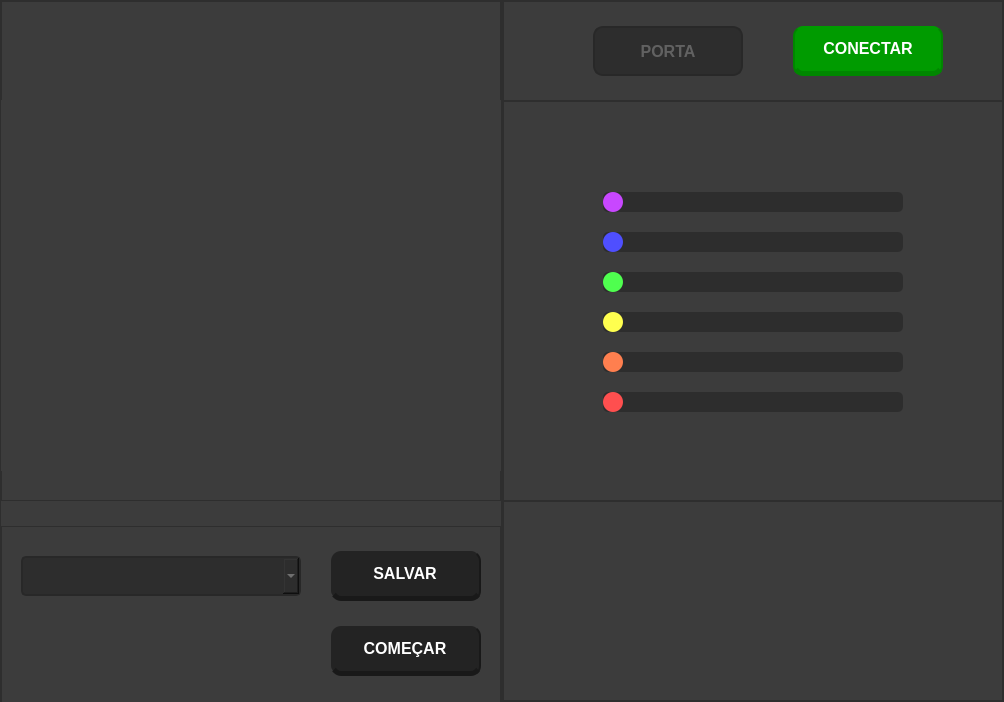
<?xml version="1.0" encoding="UTF-8"?>
<ui version="4.0">
 <class>MainWindow</class>
 <widget class="QMainWindow" name="MainWindow">
  <property name="geometry">
   <rect>
    <x>0</x>
    <y>0</y>
    <width>1004</width>
    <height>702</height>
   </rect>
  </property>
  <property name="windowTitle">
   <string>MainWindow</string>
  </property>
  <widget class="QWidget" name="centralwidget">
   <property name="maximumSize">
    <size>
     <width>16777215</width>
     <height>16777215</height>
    </size>
   </property>
   <layout class="QHBoxLayout" name="horizontalLayout">
    <property name="spacing">
     <number>0</number>
    </property>
    <property name="leftMargin">
     <number>0</number>
    </property>
    <property name="topMargin">
     <number>0</number>
    </property>
    <property name="rightMargin">
     <number>0</number>
    </property>
    <property name="bottomMargin">
     <number>0</number>
    </property>
    <item>
     <widget class="QFrame" name="frame_left">
      <property name="styleSheet">
       <string notr="true">background-color: rgb(60, 60, 60);</string>
      </property>
      <property name="frameShape">
       <enum>QFrame::StyledPanel</enum>
      </property>
      <property name="frameShadow">
       <enum>QFrame::Raised</enum>
      </property>
      <layout class="QVBoxLayout" name="verticalLayout_2">
       <property name="spacing">
        <number>0</number>
       </property>
       <property name="leftMargin">
        <number>0</number>
       </property>
       <property name="topMargin">
        <number>0</number>
       </property>
       <property name="rightMargin">
        <number>0</number>
       </property>
       <property name="bottomMargin">
        <number>0</number>
       </property>
       <item>
        <widget class="QFrame" name="plot_frame">
         <property name="minimumSize">
          <size>
           <width>500</width>
           <height>500</height>
          </size>
         </property>
         <property name="maximumSize">
          <size>
           <width>500</width>
           <height>16777215</height>
          </size>
         </property>
         <property name="styleSheet">
          <string notr="true">background-color: rgb(60, 60, 60);</string>
         </property>
         <property name="frameShape">
          <enum>QFrame::StyledPanel</enum>
         </property>
         <property name="frameShadow">
          <enum>QFrame::Raised</enum>
         </property>
         <widget class="MpWidget" name="MpWidget" native="true">
          <property name="geometry">
           <rect>
            <x>0</x>
            <y>99</y>
            <width>501</width>
            <height>371</height>
           </rect>
          </property>
         </widget>
        </widget>
       </item>
       <item>
        <widget class="QFrame" name="save_frame">
         <property name="minimumSize">
          <size>
           <width>0</width>
           <height>200</height>
          </size>
         </property>
         <property name="maximumSize">
          <size>
           <width>16777215</width>
           <height>150</height>
          </size>
         </property>
         <property name="styleSheet">
          <string notr="true">background-color: rgb(60, 60, 60);</string>
         </property>
         <property name="frameShape">
          <enum>QFrame::StyledPanel</enum>
         </property>
         <property name="frameShadow">
          <enum>QFrame::Raised</enum>
         </property>
         <widget class="QComboBox" name="pos_list">
          <property name="geometry">
           <rect>
            <x>20</x>
            <y>30</y>
            <width>280</width>
            <height>40</height>
           </rect>
          </property>
          <property name="styleSheet">
           <string notr="true">QComboBox {
	background-color: rgb(45, 45, 45);
	border: 2px solid rgb(40, 40, 40);
	border-radius: 5px;
	padding: 10px;
	color: rgb(150, 150, 150);
}
QComboBox:hover {
	background-color: rgb(54, 40, 40);
	border: 2px solid rgb(150, 0, 0);
	border-radius: 5px;
	padding: 10px;
	color: rgb(150, 150, 150);
}
</string>
          </property>
          <property name="insertPolicy">
           <enum>QComboBox::InsertAtBottom</enum>
          </property>
          <property name="placeholderText">
           <string/>
          </property>
         </widget>
         <widget class="QPushButton" name="save_bt">
          <property name="geometry">
           <rect>
            <x>330</x>
            <y>25</y>
            <width>150</width>
            <height>50</height>
           </rect>
          </property>
          <property name="font">
           <font>
            <pointsize>12</pointsize>
            <weight>75</weight>
            <bold>true</bold>
           </font>
          </property>
          <property name="mouseTracking">
           <bool>true</bool>
          </property>
          <property name="contextMenuPolicy">
           <enum>Qt::DefaultContextMenu</enum>
          </property>
          <property name="styleSheet">
           <string notr="true">QPushButton {
	background-color: rgb(35, 35, 35);
	border-left: 2px solid rgb(25, 25, 25	);
	border-right: 2px solid rgb(25, 25, 25);
	border-bottom: 5px solid rgb(25, 25, 25);
	border-radius: 10px;
	color: white;
}
QPushButton:hover {
	background-color: rgb(54, 40, 40	);
	border-left: 2px solid rgb(26, 19, 19);
	border-right: 2px solid rgb(26, 19, 19);
	border-bottom: 5px solid rgb(26, 19, 19);
	border-radius: 10px;
	color: white;
}
QPushButton:pressed {
	background-color: rgb(36, 29, 29);
	border-left: 2px solid rgb(23, 16, 16);
	border-right: 2px solid rgb(23, 16, 16);
	border-top: 4px solid rgb(23, 16, 16);
	border-bottom: 1px solid rgb(23, 16, 16);
	border-radius: 10px;
	color: white;
}</string>
          </property>
          <property name="text">
           <string>SALVAR</string>
          </property>
         </widget>
         <widget class="QPushButton" name="play_bt">
          <property name="geometry">
           <rect>
            <x>330</x>
            <y>100</y>
            <width>150</width>
            <height>50</height>
           </rect>
          </property>
          <property name="font">
           <font>
            <pointsize>12</pointsize>
            <weight>75</weight>
            <bold>true</bold>
           </font>
          </property>
          <property name="mouseTracking">
           <bool>true</bool>
          </property>
          <property name="contextMenuPolicy">
           <enum>Qt::DefaultContextMenu</enum>
          </property>
          <property name="styleSheet">
           <string notr="true">QPushButton {
	background-color: rgb(35, 35, 35);
	border-left: 2px solid rgb(25, 25, 25	);
	border-right: 2px solid rgb(25, 25, 25);
	border-bottom: 5px solid rgb(25, 25, 25);
	border-radius: 10px;
	color: white;
}
QPushButton:hover {
	background-color: rgb(54, 40, 40	);
	border-left: 2px solid rgb(26, 19, 19);
	border-right: 2px solid rgb(26, 19, 19);
	border-bottom: 5px solid rgb(26, 19, 19);
	border-radius: 10px;
	color: white;
}
QPushButton:pressed {
	background-color: rgb(36, 29, 29);
	border-left: 2px solid rgb(23, 16, 16);
	border-right: 2px solid rgb(23, 16, 16);
	border-top: 4px solid rgb(23, 16, 16);
	border-bottom: 1px solid rgb(23, 16, 16);
	border-radius: 10px;
	color: white;
}</string>
          </property>
          <property name="text">
           <string>COMEÇAR</string>
          </property>
         </widget>
        </widget>
       </item>
      </layout>
     </widget>
    </item>
    <item>
     <widget class="QFrame" name="frame_right">
      <property name="styleSheet">
       <string notr="true">background-color: rgb(60, 60, 60);</string>
      </property>
      <property name="frameShape">
       <enum>QFrame::StyledPanel</enum>
      </property>
      <property name="frameShadow">
       <enum>QFrame::Raised</enum>
      </property>
      <layout class="QVBoxLayout" name="verticalLayout">
       <property name="spacing">
        <number>0</number>
       </property>
       <property name="leftMargin">
        <number>0</number>
       </property>
       <property name="topMargin">
        <number>0</number>
       </property>
       <property name="rightMargin">
        <number>0</number>
       </property>
       <property name="bottomMargin">
        <number>0</number>
       </property>
       <item>
        <widget class="QFrame" name="com_frame">
         <property name="minimumSize">
          <size>
           <width>0</width>
           <height>100</height>
          </size>
         </property>
         <property name="maximumSize">
          <size>
           <width>16777215</width>
           <height>100</height>
          </size>
         </property>
         <property name="font">
          <font>
           <pointsize>12</pointsize>
           <weight>75</weight>
           <bold>true</bold>
          </font>
         </property>
         <property name="styleSheet">
          <string notr="true">background-color: rgb(60, 60, 60);</string>
         </property>
         <property name="frameShape">
          <enum>QFrame::StyledPanel</enum>
         </property>
         <property name="frameShadow">
          <enum>QFrame::Raised</enum>
         </property>
         <widget class="QPushButton" name="conect_bt">
          <property name="geometry">
           <rect>
            <x>290</x>
            <y>25</y>
            <width>150</width>
            <height>50</height>
           </rect>
          </property>
          <property name="font">
           <font>
            <pointsize>12</pointsize>
            <weight>75</weight>
            <bold>true</bold>
           </font>
          </property>
          <property name="mouseTracking">
           <bool>true</bool>
          </property>
          <property name="contextMenuPolicy">
           <enum>Qt::DefaultContextMenu</enum>
          </property>
          <property name="styleSheet">
           <string notr="true">QPushButton {
	background-color: rgb(0, 155, 0);
	border-left: 2px solid rgb(0, 135, 0);
	border-right: 2px solid rgb(0, 135, 0);
	border-bottom: 5px solid rgb(0, 135, 0);
	border-radius: 10px;
	color: white;
}
QPushButton:hover {
	background-color: rgb(0, 185, 0);
	border-left: 2px solid rgb(0, 135, 0);
	border-right: 2px solid rgb(0, 135, 0);
	border-bottom: 5px solid rgb(0, 135, 0);
	border-radius: 10px;
	color: white;
}
QPushButton:pressed {
	background-color: rgb(0, 160, 0);
	border-left: 2px solid rgb(0, 135, 0);
	border-right: 2px solid rgb(0, 135, 0);
	border-top: 4px solid rgb(0, 135, 0);
	border-bottom: 1px solid rgb(0, 135, 0);
	border-radius: 10px;
	color: white;
}</string>
          </property>
          <property name="text">
           <string>CONECTAR</string>
          </property>
         </widget>
         <widget class="QLineEdit" name="com_line">
          <property name="geometry">
           <rect>
            <x>90</x>
            <y>25</y>
            <width>150</width>
            <height>50</height>
           </rect>
          </property>
          <property name="font">
           <font>
            <pointsize>12</pointsize>
            <weight>75</weight>
            <bold>true</bold>
           </font>
          </property>
          <property name="styleSheet">
           <string notr="true">QLineEdit {
	background-color: rgb(45, 45, 45);
	border: 2px solid rgb(40, 40, 40);
	border-radius: 10px;
	padding: 10px;
	color: rgb(150, 150, 150);
}
QLineEdit:hover {
	background-color: rgb(54, 40, 40);
	border: 2px solid rgb(150, 0, 0);
	border-radius: 10px;
	padding: 10px;
	color: rgb(150, 150, 150);
}</string>
          </property>
          <property name="text">
           <string/>
          </property>
          <property name="alignment">
           <set>Qt::AlignCenter</set>
          </property>
          <property name="placeholderText">
           <string>PORTA</string>
          </property>
         </widget>
        </widget>
       </item>
       <item>
        <widget class="QFrame" name="slider_frame">
         <property name="minimumSize">
          <size>
           <width>500</width>
           <height>300</height>
          </size>
         </property>
         <property name="styleSheet">
          <string notr="true">background-color: rgb(60, 60, 60);</string>
         </property>
         <property name="frameShape">
          <enum>QFrame::StyledPanel</enum>
         </property>
         <property name="frameShadow">
          <enum>QFrame::Raised</enum>
         </property>
         <widget class="QSlider" name="horizontalSlider">
          <property name="geometry">
           <rect>
            <x>100</x>
            <y>90</y>
            <width>300</width>
            <height>22</height>
           </rect>
          </property>
          <property name="styleSheet">
           <string notr="true">QSlider{margin: 0px;}
QSlider::groove:horizontal{
	border-radius: 5px;
	height: 20px;
	margin: 0px;
	background-color: rgb(45, 45, 45);
}
QSlider::handle:horizontal{
	background-color: rgb(200, 71, 255);
	border: none;
	height: 20px;
	width: 20px;
	margin: 0px;
	border-radius: 10px;
}
QSlider::groove:horizontal:hover{background-color: rgb(54, 40, 40);}
QSlider::handle:horizontal:pressed{background-color: rgb(200, 200, 200);}</string>
          </property>
          <property name="singleStep">
           <number>1</number>
          </property>
          <property name="pageStep">
           <number>10</number>
          </property>
          <property name="orientation">
           <enum>Qt::Horizontal</enum>
          </property>
         </widget>
         <widget class="QSlider" name="horizontalSlider_2">
          <property name="geometry">
           <rect>
            <x>100</x>
            <y>130</y>
            <width>300</width>
            <height>22</height>
           </rect>
          </property>
          <property name="styleSheet">
           <string notr="true">QSlider{margin: 0px;}
QSlider::groove:horizontal{
	border-radius: 5px;
	height: 20px;
	margin: 0px;
	background-color: rgb(45, 45, 45);
}
QSlider::handle:horizontal{
	background-color: rgb(79, 79, 255);
	border: none;
	height: 20px;
	width: 20px;
	margin: 0px;
	border-radius: 10px;
}
QSlider::groove:horizontal:hover{background-color: rgb(54, 40, 40);}
QSlider::handle:horizontal:pressed{background-color: rgb(200, 200, 200);}</string>
          </property>
          <property name="orientation">
           <enum>Qt::Horizontal</enum>
          </property>
         </widget>
         <widget class="QSlider" name="horizontalSlider_3">
          <property name="geometry">
           <rect>
            <x>100</x>
            <y>170</y>
            <width>300</width>
            <height>22</height>
           </rect>
          </property>
          <property name="styleSheet">
           <string notr="true">QSlider{margin: 0px;}
QSlider::groove:horizontal{
	border-radius: 5px;
	height: 20px;
	margin: 0px;
	background-color: rgb(45, 45, 45);
}
QSlider::handle:horizontal{
	background-color: rgb(79, 255, 79);
	border: none;
	height: 20px;
	width: 20px;
	margin: 0px;
	border-radius: 10px;
}
QSlider::groove:horizontal:hover{background-color: rgb(54, 40, 40);}
QSlider::handle:horizontal:pressed{background-color: rgb(200, 200, 200);}</string>
          </property>
          <property name="orientation">
           <enum>Qt::Horizontal</enum>
          </property>
         </widget>
         <widget class="QSlider" name="horizontalSlider_4">
          <property name="geometry">
           <rect>
            <x>100</x>
            <y>210</y>
            <width>300</width>
            <height>22</height>
           </rect>
          </property>
          <property name="styleSheet">
           <string notr="true">QSlider{margin: 0px;}
QSlider::groove:horizontal{
	border-radius: 5px;
	height: 20px;
	margin: 0px;
	background-color: rgb(45, 45, 45);
}
QSlider::handle:horizontal{
	background-color: rgb(255, 255, 79);
	border: none;
	height: 20px;
	width: 20px;
	margin: 0px;
	border-radius: 10px;
}
QSlider::groove:horizontal:hover{background-color: rgb(54, 40, 40);}
QSlider::handle:horizontal:pressed{background-color: rgb(200, 200, 200);}</string>
          </property>
          <property name="orientation">
           <enum>Qt::Horizontal</enum>
          </property>
         </widget>
         <widget class="QSlider" name="horizontalSlider_5">
          <property name="geometry">
           <rect>
            <x>100</x>
            <y>250</y>
            <width>300</width>
            <height>22</height>
           </rect>
          </property>
          <property name="styleSheet">
           <string notr="true">QSlider{margin: 0px;}
QSlider::groove:horizontal{
	border-radius: 5px;
	height: 20px;
	margin: 0px;
	background-color: rgb(45, 45, 45);
}
QSlider::handle:horizontal{
	background-color: rgb(255, 127, 79);
	border: none;
	height: 20px;
	width: 20px;
	margin: 0px;
	border-radius: 10px;
}
QSlider::groove:horizontal:hover{background-color: rgb(54, 40, 40);}
QSlider::handle:horizontal:pressed{background-color: rgb(200, 200, 200);}</string>
          </property>
          <property name="orientation">
           <enum>Qt::Horizontal</enum>
          </property>
         </widget>
         <widget class="QSlider" name="horizontalSlider_6">
          <property name="geometry">
           <rect>
            <x>100</x>
            <y>290</y>
            <width>300</width>
            <height>22</height>
           </rect>
          </property>
          <property name="styleSheet">
           <string notr="true">QSlider{margin: 0px;}
QSlider::groove:horizontal{
	border-radius: 5px;
	height: 20px;
	margin: 0px;
	background-color: rgb(45, 45, 45);
}
QSlider::handle:horizontal{
	background-color: rgb(255, 79, 79);
	border: none;
	height: 20px;
	width: 20px;
	margin: 0px;
	border-radius: 10px;
}
QSlider::groove:horizontal:hover{background-color: rgb(54, 40, 40);}
QSlider::handle:horizontal:pressed{background-color: rgb(200, 200, 200);}</string>
          </property>
          <property name="orientation">
           <enum>Qt::Horizontal</enum>
          </property>
         </widget>
        </widget>
       </item>
       <item>
        <widget class="QFrame" name="logo_frame">
         <property name="minimumSize">
          <size>
           <width>0</width>
           <height>200</height>
          </size>
         </property>
         <property name="maximumSize">
          <size>
           <width>16777215</width>
           <height>200</height>
          </size>
         </property>
         <property name="styleSheet">
          <string notr="true">background-image: url(:/logo/logos.drawio.png);
background-repeat: not-repeat;</string>
         </property>
         <property name="frameShape">
          <enum>QFrame::StyledPanel</enum>
         </property>
         <property name="frameShadow">
          <enum>QFrame::Raised</enum>
         </property>
        </widget>
       </item>
      </layout>
     </widget>
    </item>
   </layout>
  </widget>
 </widget>
 <customwidgets>
  <customwidget>
   <class>MpWidget</class>
   <extends>QWidget</extends>
   <header>mpwidget.h</header>
   <container>1</container>
  </customwidget>
 </customwidgets>
 <resources>
  <include location="../../../../../../../../../../Pictures/qt_braco.qrc"/>
 </resources>
 <connections/>
</ui>
